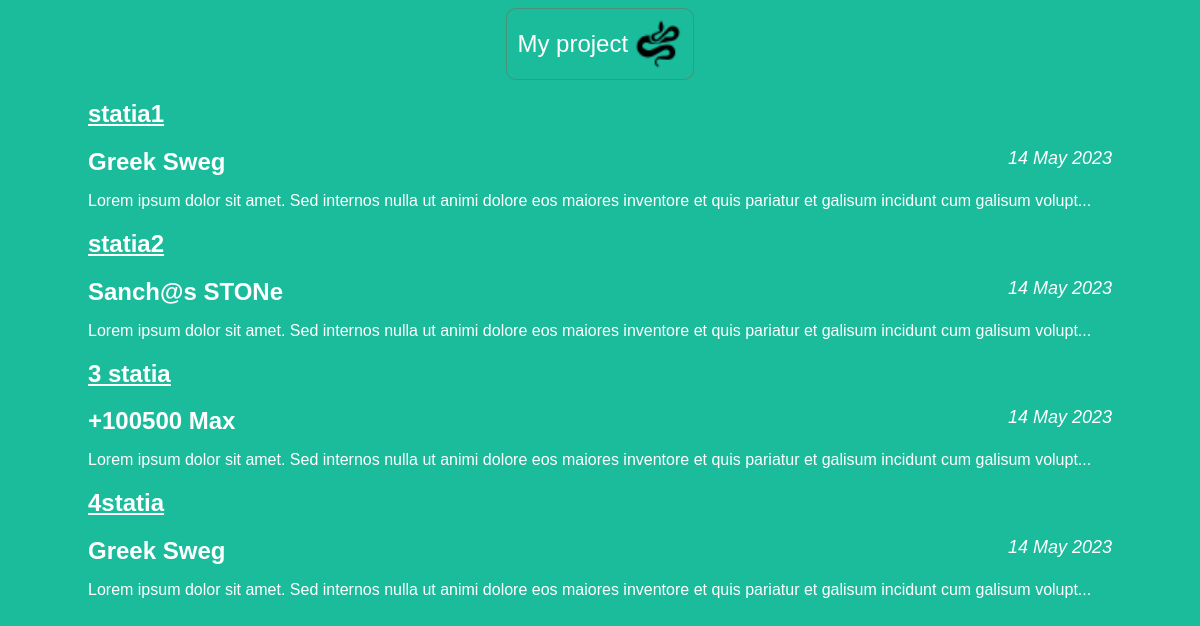
The page / on the database its author committed.
### articles/models.py (models this page shows, shortened)
class Article(models.Model):
    title = models.CharField(max_length=200)
    author = models.ForeignKey(User, on_delete=models.CASCADE)
    author_article = models.ForeignKey('Author', on_delete=models.SET_NULL, null=True)
    text = models.TextField()
    created_date = models.DateField(auto_now_add=True)
    date_article = models.DateField('Date create article', null=False)
    def get_excerpt(self):
        return self.text[:140] + "..." if len(self.text) > 140 else self.text

class Author(models.Model):
    first_name = models.CharField(max_length=100)
    last_name = models.CharField(max_length=100)
    date_of_birth = models.DateField(null=True, blank=True)
    date_of_death = models.DateField('Died', null=True, blank=True)

### articles/views.py (the view)
# urls.py: path('', views.archive, name='archive')
def archive(request):
    return render(request, 'archive.html', {"posts": Article.objects.all()})

### articles/templates/archive.html (shortened to what this page needs)
<!DOCTYPE html>
<html lang="en">
<head>
    <link rel="stylesheet" type="text/css" href="{{ STATIC_URL }}/static/css/article.css">
</head>
<body>
<div class="header_main_page">
    <div id="logo_article_id">
        <p id="logo_text">My project</p>
        <img src="{{ STATIC_URL }}/static/images/snake.png"/>
    </div>
</div>
<div class="archive">
    {% for post in posts %}
    <div class="one-post">
        <h2 class="post-title"><a href="http://127.0.0.1:8000/article/{{ post.id }}">{{ post.title }}</a></h2>
        <div class="article-info">
            <div class="article-author">{{ post.author_article.last_name}} {{ post.author_article.first_name}}</div>
            <div class="article-created-date">{{ post.date_article|date:"j F Y"|title }}</div>
        </div>
        <p class="article-text">{{ post.get_excerpt }}</p>
    </div>
    {% endfor %}
</div>
</body>
</html>

### articles/static/css/article.css (style rules this page uses)
body { background: #1abc9c; font-family: Tahoma, Arial, sans-serif; color: #ffffff; width: 1024px; margin-left: auto; margin-right: auto; }
.header_main_page { text-align: center; }
#logo_article_id { display: inline-block; padding: 10px; border: 1px solid #4a9177; text-align: center; border-radius: 10px; }
#logo_text { display: inline-block; margin: 0; font-size: 24px; vertical-align: middle; }
#logo_article_id img { display: inline-block; width: 50px; height: 50px; vertical-align: middle; }
.post-title { text-decoration: underline; }
.article-text { text-align: justify; }
.article-info div { display: inline-block; vertical-align: middle; }
.article-created-date { float: right; font-size: 18px; font-style: italic; }
.article-author { font-size: 24px; font-weight: bold; }
a { color: white; }

### rows shown on the page
Article: title "statia1", author_article.last_name "Greek", author_article.first_name "Sweg", date_article "14 May 2023", get_excerpt "Lorem ipsum dolor sit amet. Sed internos nulla ut animi dolore eos maiores inventore et quis pariatur et galisum incidunt cum galisum volupt..."
Article: title "statia2", author_article.last_name "Sanch@s", author_article.first_name "STONe", date_article "14 May 2023", get_excerpt "Lorem ipsum dolor sit amet. Sed internos nulla ut animi dolore eos maiores inventore et quis pariatur et galisum incidunt cum galisum volupt..."
Article: title "3 statia", author_article.last_name "+100500", author_article.first_name "Max", date_article "14 May 2023", get_excerpt "Lorem ipsum dolor sit amet. Sed internos nulla ut animi dolore eos maiores inventore et quis pariatur et galisum incidunt cum galisum volupt..."
Article: title "4statia", author_article.last_name "Greek", author_article.first_name "Sweg", date_article "14 May 2023", get_excerpt "Lorem ipsum dolor sit amet. Sed internos nulla ut animi dolore eos maiores inventore et quis pariatur et galisum incidunt cum galisum volupt..."
